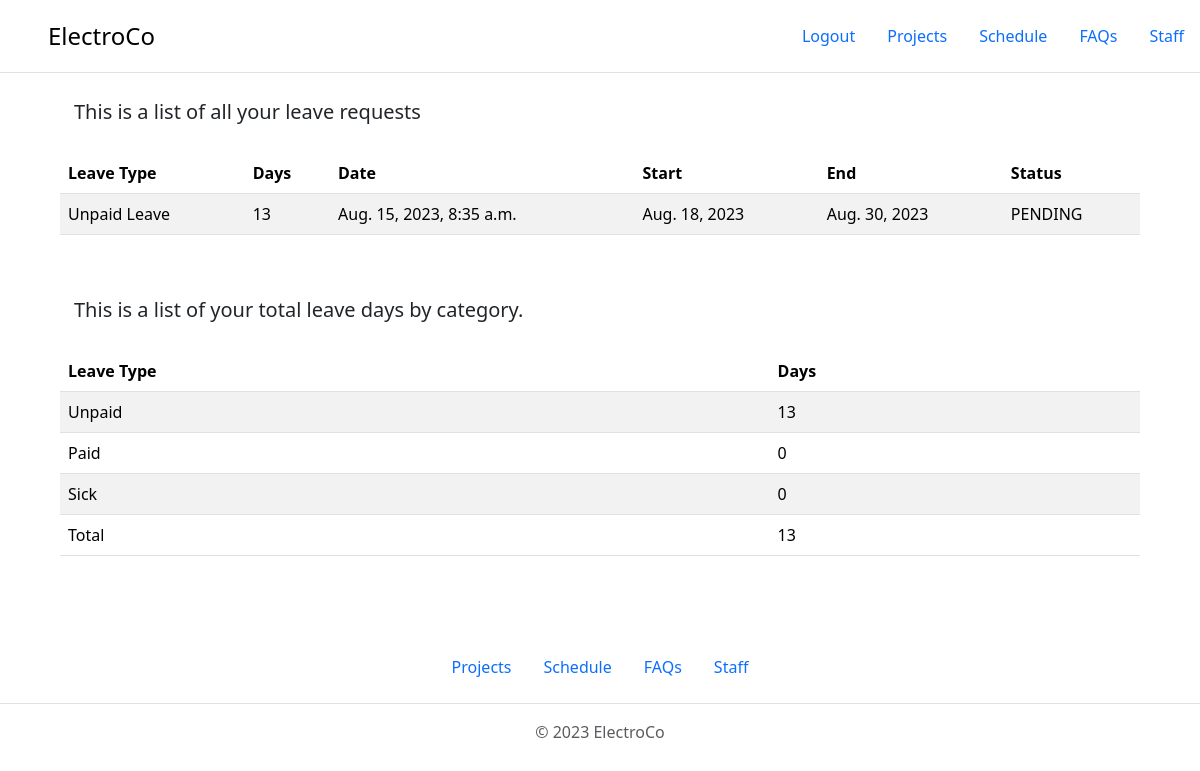
Page /faqs/annual_statement/ (signed in) on the earlier database version.
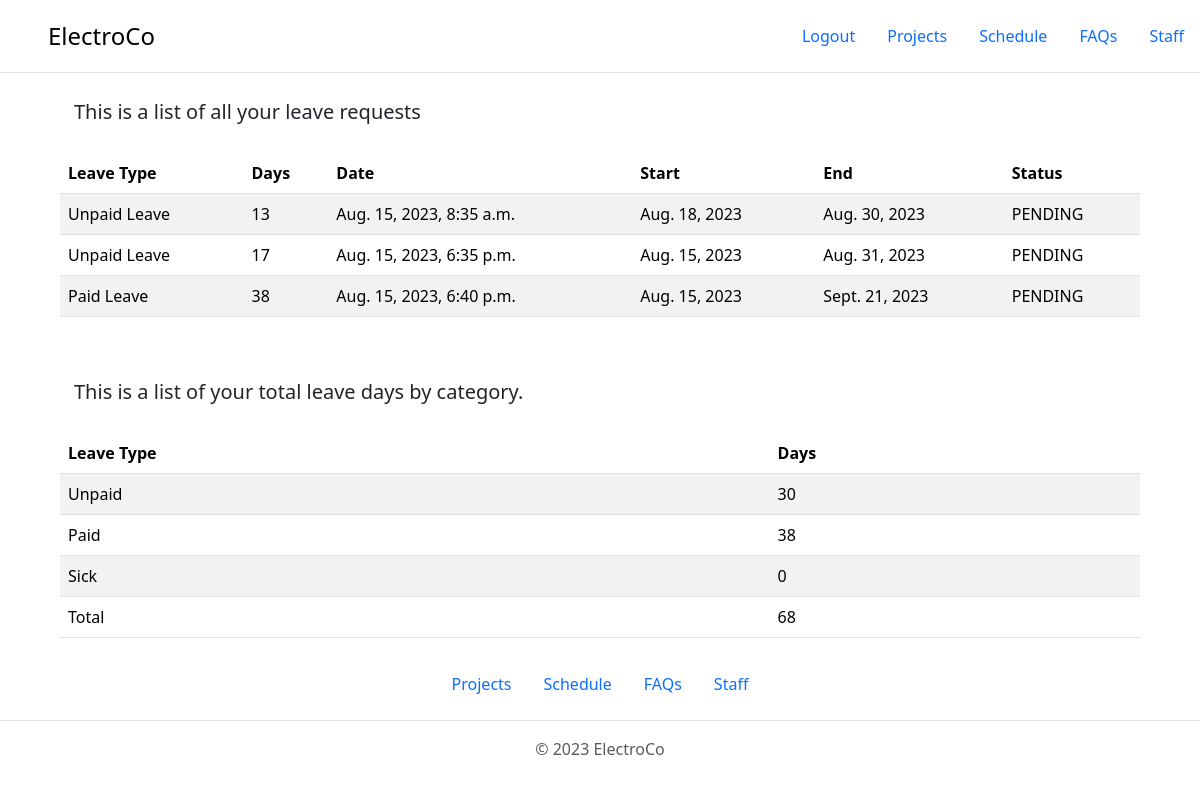
Same page on the later database version.
### ProjectManagement/faqs/models.py (models this page shows, shortened)
class LeaveApplication(models.Model):
    CHOICES = (
        ('SICK_LEAVE', 'Sick Leave'),
        ('PAID_LEAVE', 'Paid Leave'),
        ('UNPAID_LEAVE', 'Unpaid Leave'),
    )
    CHOICES_STATUS = (
        ('PENDING', 'Pending'),
        ('CONFIRMED', 'Confirmed'),
        ('DECLINED', 'Declined'),
    )
    worker = models.ForeignKey('accounts.WorkerUser', on_delete=models.SET_NULL, null=True)
    date = models.DateTimeField(auto_now_add=True)
    reason = models.TextField(max_length=300, blank=False, null=False)
    start_date = models.DateField(blank=False, null=False)
    end_date = models.DateField(blank=False, null=False)
    days_requested = models.PositiveIntegerField(blank=True, null=True)
    leave_type = models.CharField(max_length=30, choices=CHOICES, default='UNPAID_LEAVE', blank=False, null=False)
    status = models.CharField(max_length=30, choices=CHOICES_STATUS, default='PENDING', blank=False, null=False)

### ProjectManagement/faqs/views.py (the view)
# urls.py: path('annual_statement/', annual_statement_page_view, name='annual-statement-page'),
@login_required
def annual_statement_page_view(request):
    worker = request.user
    context = {
        'worker': worker,
    }
    return render(request, 'faqs/faqs-annual-statement-page.html', context)

### ProjectManagement/accounts/models.py (called while the page is built)
    @property
    def get_leave(self):
        days = {
            'Unpaid': 0,
            'Paid': 0,
            'Sick': 0,
            'Total': 0,
        }
        leave_requests = LeaveApplication.objects.filter(worker=self)
        for request in leave_requests:
            days['Total'] += request.days_requested
            if request.leave_type == 'UNPAID_LEAVE':
                days['Unpaid'] += request.days_requested
            elif request.leave_type == 'PAID_LEAVE':
                days['Paid'] += request.days_requested
            else:
                days['Sick'] += request.days_requested
        return days

    @property
    def get_leave_all(self):
        leave_requests = LeaveApplication.objects.filter(worker=self)
        return leave_requests

### templates/faqs/faqs-annual-statement-page.html
{% extends 'base.html' %}
{% block content %}
    <p class="lead" style="margin-left: 74px;">This is a list of all your leave requests</p>
    <table class="table table-striped" style="margin: 10px auto;
                max-width: 90%;">
        <thead>
        <tr>
            <th scope="col">Leave Type</th>
            <th scope="col">Days</th>
            <th scope="col">Date</th>
            <th scope="col">Start</th>
            <th scope="col">End</th>
            <th scope="col">Status</th>
        </tr>
        </thead>
        <tbody>
        {% for request in worker.get_leave_all %}
            <tr>
                <td>{{ request.get_leave_type_display }}</td>
                <td>{{ request.days_requested }}</td>
                <td>{{ request.date }}</td>
                <td>{{ request.start_date }}</td>
                <td>{{ request.end_date }}</td>
                <td>{{ request.status }}</td>
            </tr>
        {% endfor %}
        </tbody>
    </table>
    <p class="lead" style="margin-left: 74px;  margin-top: 50px;">This is a list of your total leave days by category.</p>
    <table class="table table-striped" style="margin: 10px auto;
    max-width: 90%;">
        <thead>
        <tr>
            <th scope="col">Leave Type</th>
            <th scope="col">Days</th>
        </tr>
        </thead>
        <tbody>
        {% for key, value in worker.get_leave.items %}
            <tr>
                <td>{{ key }}</td>
                <td>{{ value }}</td>
            </tr>
        {% endfor %}
        </tbody>
    </table>
{% endblock %}

### templates/base.html (shortened to what this page needs)
{% load static %}
{% load widget_tweaks %}
<!doctype html>
<html lang="en">
<head>
    <link href="https://cdn.jsdelivr.net/npm/bootstrap@5.3.1/dist/css/bootstrap.min.css" rel="stylesheet"
>
</head>
<body class="d-flex flex-column min-vh-100">
<header class="d-flex flex-wrap justify-content-center py-3 mb-4 border-bottom">
    <a href="/" class="d-flex align-items-center mb-3 mb-md-0 me-md-auto link-body-emphasis text-decoration-none">
        <svg class="bi me-2" width="40" height="32">
            <use xlink:href="#bootstrap"></use>
        </svg>
        <span class="fs-4">ElectroCo</span>
    </a>
    <ul class="nav nav-pills">
        {% if user.is_authenticated %}
            <li class="nav-item"><a href="{% url 'accounts-logout-page' %}" class="nav-link">Logout</a></li>
            <li class="nav-item"><a href="#" class="nav-link">Projects</a></li>
            <li class="nav-item"><a href="#" class="nav-link">Schedule</a></li>
            <li class="nav-item"><a href="{% url 'faqs-page' %}" class="nav-link">FAQs</a></li>
            <li class="nav-item"><a href="#" class="nav-link">Staff</a></li>
        {% endif %}
    </ul>
</header>
{% block content %}
{% endblock %}
<footer class="py-3 my-4 mt-auto">
    <ul class="nav justify-content-center border-bottom pb-3 mb-3">
        {% if user.is_authenticated %}
            <li class="nav-item"><a href="#" class="nav-link">Projects</a></li>
            <li class="nav-item"><a href="#" class="nav-link">Schedule</a></li>
            <li class="nav-item"><a href="#" class="nav-link">FAQs</a></li>
            <li class="nav-item"><a href="#" class="nav-link">Staff</a></li>
        {% endif %}
    </ul>
    <p class="text-center text-body-secondary">© 2023 ElectroCo</p>
</footer>
</body>
</html>

Differences in the rows shown:
added LeaveApplication: leave_type "Unpaid Leave", days_requested "17", date "Aug. 15, 2023, 6:35 p.m.", start_date "Aug. 15, 2023", end_date "Aug. 31, 2023", status "PENDING"
added LeaveApplication: leave_type "Paid Leave", days_requested "38", date "Aug. 15, 2023, 6:40 p.m.", start_date "Aug. 15, 2023", end_date "Sept. 21, 2023", status "PENDING"
Other differences:
new list line: "Unpaid 30"
new list line: "Paid 38"
new list line: "Total 68"
list line gone: "Unpaid 13"
list line gone: "Paid 0"
list line gone: "Total 13"
